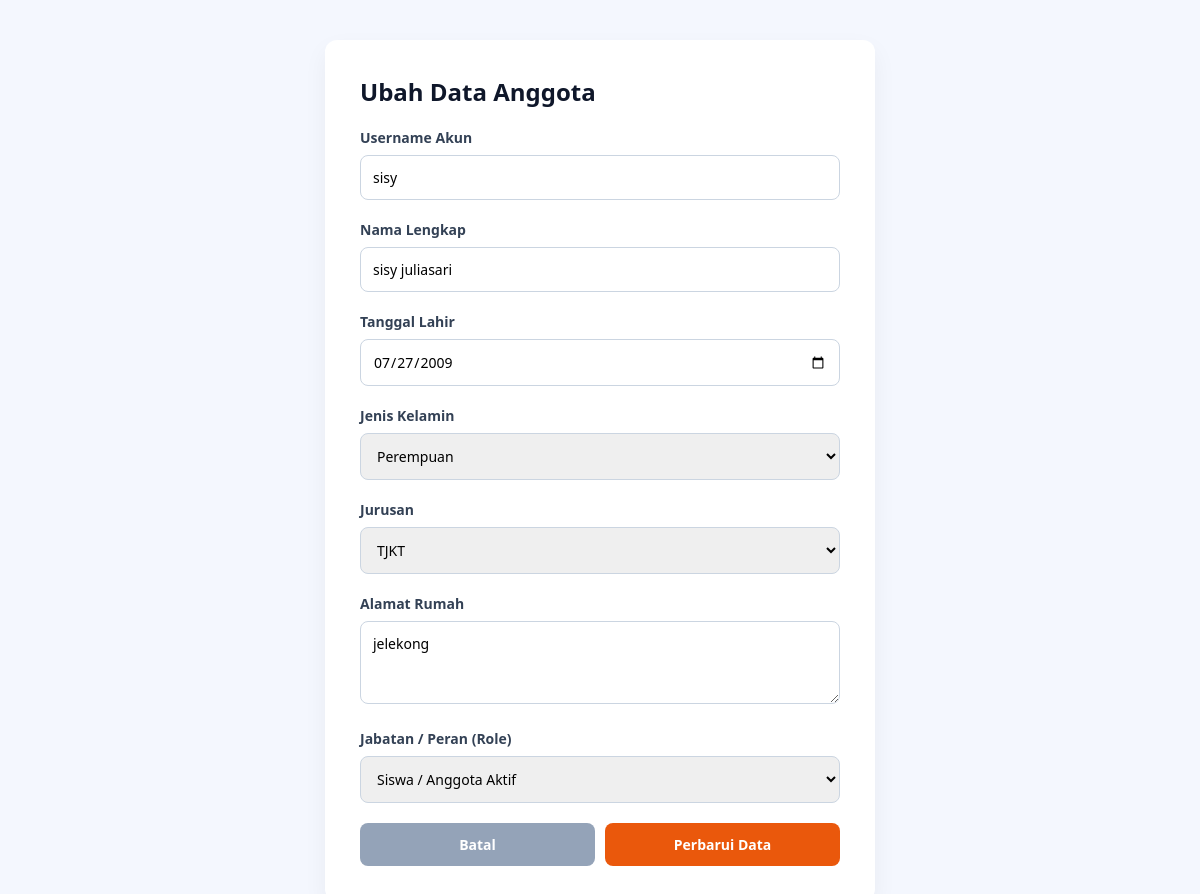
/edit.php?id=22 (signed in), run on the app's committed database.
### tables this page shows
CREATE TABLE `2526_24` (
  `id` int(11) NOT NULL,
  `username` varchar(50) DEFAULT NULL,
  `password` varchar(255) DEFAULT NULL,
  `role` varchar(20) DEFAULT NULL,
  `nama_lengkap` varchar(100) DEFAULT NULL,
  `tanggal_lahir` date DEFAULT NULL,
  `alamat` text DEFAULT NULL,
  `jenis_kelamin` varchar(20) NOT NULL,
  `jurusan` varchar(50) NOT NULL
);

### edit.php (the view, shortened to what this page needs)
<?php
include 'koneksi.php';
$id = $_GET['id'];
$query = mysqli_query($koneksi, "SELECT * FROM `2526_24` WHERE id='$id'");
$data = mysqli_fetch_array($query);
?>
<!DOCTYPE html>
<html lang="id">
<head>
</head>
<body>
    <div class="form-container">
        <h2 style="margin-bottom: 20px; color: #0f172a;">Ubah Data Anggota</h2>
        <form action="proses_edit.php" method="POST">
            <div class="form-group">
                <label>Username Akun</label>
                <input type="text" name="username" value="<?php echo $data['username']; ?>" required>
            </div>
            <div class="form-group">
                <label>Nama Lengkap</label>
                <input type="text" name="nama_lengkap" value="<?php echo $data['nama_lengkap']; ?>" required>
            </div>
            <div class="form-group">
                <label>Tanggal Lahir</label>
                <input type="date" name="tanggal_lahir" value="<?php echo $data['tanggal_lahir']; ?>" required>
            </div>
            <div class="form-group">
                <label>Jenis Kelamin</label>
                <select name="jenis_kelamin" required>
                    <option value="Perempuan" <?php if($data['jenis_kelamin'] == 'Perempuan') echo 'selected'; ?>>Perempuan</option>
                </select>
            </div>
            <div class="form-group">
                <label>Jurusan</label>
                <select name="jurusan" required>
                    <option value="TJKT" <?php if($data['jurusan'] == 'TJKT') echo 'selected'; ?>>TJKT</option>
                </select>
            </div>
            <div class="form-group">
                <label>Alamat Rumah</label>
                <textarea name="alamat" rows="3" required><?php echo $data['alamat']; ?></textarea>
            </div>
            <div class="form-group">
                <label>Jabatan / Peran (Role)</label>
                <select name="role" required>
                    <option value="siswa" <?php if($data['role'] == 'siswa') echo 'selected'; ?>>Siswa / Anggota Aktif</option>
                </select>
            </div>
            <div class="btn-flex">
                <a href="index.php" class="btn-batal">Batal</a>
                <button type="submit" name="update" class="btn-submit">Perbarui Data</button>
            </div>
        </form>
    </div>
</body>
</html>

### edit.php (style rules this page uses)
* { margin: 0; padding: 0; box-sizing: border-box; font-family: 'Segoe UI', sans-serif; }
body { background-color: #f4f7fe; padding: 40px 20px; display: flex; justify-content: center; align-items: center; min-height: 100vh; }
.form-container { background: white; padding: 35px; border-radius: 12px; width: 100%; max-width: 550px; box-shadow: 0 10px 25px rgba(0,0,0,0.05); }
.form-group { margin-bottom: 20px; }
label { display: block; margin-bottom: 8px; font-size: 14px; font-weight: 600; color: #334155; }
input, textarea, select { width: 100%; padding: 12px; border: 1px solid #cbd5e1; border-radius: 8px; font-size: 14px; outline: none; }
.btn-flex { display: flex; gap: 10px; margin-top: 10px; }
.btn-submit { background-color: #ea580c; color: white; border: none; padding: 12px; border-radius: 8px; font-weight: bold; cursor: pointer; flex: 1; font-size: 14px; }
.btn-batal { background-color: #94a3b8; color: white; text-decoration: none; text-align: center; padding: 12px; border-radius: 8px; font-weight: bold; flex: 1; font-size: 14px; }

### data on the page
2526_24: username "sisy", nama_lengkap "sisy juliasari", tanggal_lahir "07/27/2009", jenis_kelamin "Perempuan", jurusan "TJKT", alamat "jelekong", role "Siswa / Anggota Aktif"
